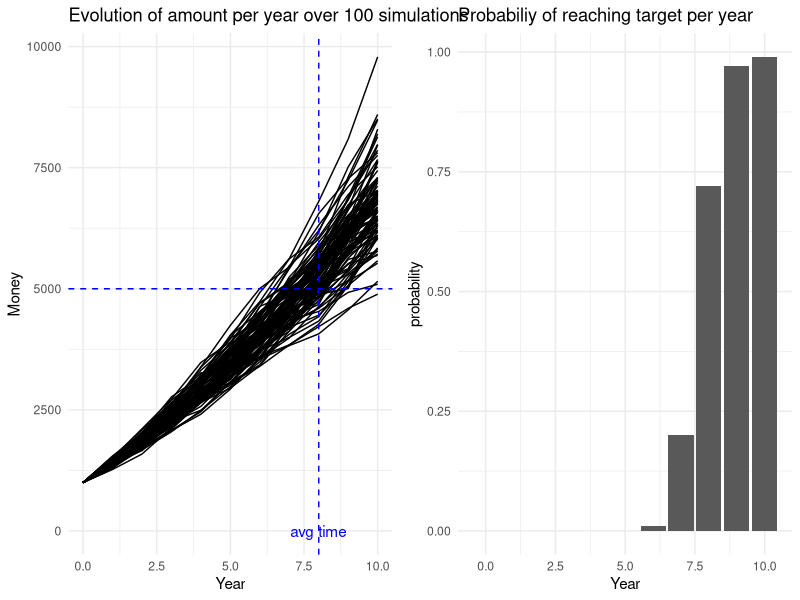

Reproduce this figure in R.
## ---- chunk 1
knitr::opts_chunk$set(echo = TRUE)
## ---- chunk 2
library(ggpubr)
library(ggplot2)
library(tidyverse)
    library(lubridate)
        stockwithsd = seq(0, 100, 5)
        avg = c(5.09,5.4,5.7,6,6.29,6.57,6.84,7.11,7.37,7.62,7.87,8.11,8.34,8.56,8.78,8.99,9.19,9.38,9.57,9.74,9.91)
        SD = c(4.03,3.99,4.11,4.37,4.74,5.21,5.74,6.32,6.94,7.59,8.25,8.94,9.64,10.35,11.07,11.8,12.54,13.28,14.03,14.79,15.55)
        step = 360
        value <- function(s, duration){
        end = c()
        end1=0
        end2=0
        end3=0
        end4=0
        end5=0
        end6=0
        end7=0
        end8=0
        end9=0
        end10=0
        plotsimu = ggplot()
        simulations <- data.frame(matrix(ncol = 100, nrow = 11))
        simulations[1,]=1000
        simulations$Year = seq(0,10,1)
        index = s/5
        for (j in 1:100){
          countend=0
        start = 1000
        line = c()
        for (i in 1:duration){
        start = start*((rnorm(n=1, m = avg[index], sd = SD[index])/100)+1)
        start = start + step
        line = append(line, start)
        if (start >= 5000 & countend==0){
          countend = countend +1
        end = append(end, i)
        if(i == 1){
          end1 = end1+1
        }
        if(i == 2){
          end2 = end2+1
        }
        if(i == 3){
          end3 = end3+1
        }
        if(i == 4){
          end4 = end4+1
        }
        if(i == 5){
          end5 = end5+1
        }
        if(i == 6){
          end6 = end6+1
        }
        if(i == 7){
          end7 = end7+1
        }
        if(i == 8){
          end8 = end8+1
        }
        if(i == 9){
          end9 = end9+1
        }
        if(i == 10){
          end10 = end10+1
        }
        }
        }
        simulations[2:11,j]=line
        }
        output = c(start, end)
        View(simulations)
    plotsimu=ggplot()+geom_line(data = simulations, mapping = aes(x=Year,y=X1))
 
    
    
     plotsimu = plotsimu +geom_line(data = simulations, mapping = aes(x=Year,y=X2))
     plotsimu = plotsimu +geom_line(data = simulations, mapping = aes(x=Year,y=X3))
     plotsimu = plotsimu +geom_line(data = simulations, mapping = aes(x=Year,y=X4))
     plotsimu = plotsimu +geom_line(data = simulations, mapping = aes(x=Year,y=X5))
     plotsimu = plotsimu +geom_line(data = simulations, mapping = aes(x=Year,y=X6))
     plotsimu = plotsimu +geom_line(data = simulations, mapping = aes(x=Year,y=X7))
     plotsimu = plotsimu +geom_line(data = simulations, mapping = aes(x=Year,y=X8))
     plotsimu = plotsimu +geom_line(data = simulations, mapping = aes(x=Year,y=X9))
     plotsimu = plotsimu +geom_line(data = simulations, mapping = aes(x=Year,y=X10))
     plotsimu = plotsimu +geom_line(data = simulations, mapping = aes(x=Year,y=X11))
     plotsimu = plotsimu +geom_line(data = simulations, mapping = aes(x=Year,y=X12))
     plotsimu = plotsimu +geom_line(data = simulations, mapping = aes(x=Year,y=X13))
     plotsimu = plotsimu +geom_line(data = simulations, mapping = aes(x=Year,y=X14))
     plotsimu = plotsimu +geom_line(data = simulations, mapping = aes(x=Year,y=X15))
     plotsimu = plotsimu +geom_line(data = simulations, mapping = aes(x=Year,y=X16))
     plotsimu = plotsimu +geom_line(data = simulations, mapping = aes(x=Year,y=X17))
     plotsimu = plotsimu +geom_line(data = simulations, mapping = aes(x=Year,y=X18))
     plotsimu = plotsimu +geom_line(data = simulations, mapping = aes(x=Year,y=X19))
     plotsimu = plotsimu +geom_line(data = simulations, mapping = aes(x=Year,y=X20))
     plotsimu = plotsimu +geom_line(data = simulations, mapping = aes(x=Year,y=X21))
     plotsimu = plotsimu +geom_line(data = simulations, mapping = aes(x=Year,y=X22))
     plotsimu = plotsimu +geom_line(data = simulations, mapping = aes(x=Year,y=X23))
     plotsimu = plotsimu +geom_line(data = simulations, mapping = aes(x=Year,y=X24))
     plotsimu = plotsimu +geom_line(data = simulations, mapping = aes(x=Year,y=X25))
     plotsimu = plotsimu +geom_line(data = simulations, mapping = aes(x=Year,y=X26))
     plotsimu = plotsimu +geom_line(data = simulations, mapping = aes(x=Year,y=X27))
     plotsimu = plotsimu +geom_line(data = simulations, mapping = aes(x=Year,y=X28))
     plotsimu = plotsimu +geom_line(data = simulations, mapping = aes(x=Year,y=X29))
     plotsimu = plotsimu +geom_line(data = simulations, mapping = aes(x=Year,y=X30))
     plotsimu = plotsimu +geom_line(data = simulations, mapping = aes(x=Year,y=X31))
     plotsimu = plotsimu +geom_line(data = simulations, mapping = aes(x=Year,y=X32))
     plotsimu = plotsimu +geom_line(data = simulations, mapping = aes(x=Year,y=X33))
     plotsimu = plotsimu +geom_line(data = simulations, mapping = aes(x=Year,y=X34))
     plotsimu = plotsimu +geom_line(data = simulations, mapping = aes(x=Year,y=X35))
     plotsimu = plotsimu +geom_line(data = simulations, mapping = aes(x=Year,y=X36))
     plotsimu = plotsimu +geom_line(data = simulations, mapping = aes(x=Year,y=X37))
     plotsimu = plotsimu +geom_line(data = simulations, mapping = aes(x=Year,y=X38))
     plotsimu = plotsimu +geom_line(data = simulations, mapping = aes(x=Year,y=X39))
     plotsimu = plotsimu +geom_line(data = simulations, mapping = aes(x=Year,y=X40))
     plotsimu = plotsimu +geom_line(data = simulations, mapping = aes(x=Year,y=X41))
     plotsimu = plotsimu +geom_line(data = simulations, mapping = aes(x=Year,y=X42))
     plotsimu = plotsimu +geom_line(data = simulations, mapping = aes(x=Year,y=X43))
     plotsimu = plotsimu +geom_line(data = simulations, mapping = aes(x=Year,y=X44))
     plotsimu = plotsimu +geom_line(data = simulations, mapping = aes(x=Year,y=X45))
     plotsimu = plotsimu +geom_line(data = simulations, mapping = aes(x=Year,y=X46))
     plotsimu = plotsimu +geom_line(data = simulations, mapping = aes(x=Year,y=X47))
     plotsimu = plotsimu +geom_line(data = simulations, mapping = aes(x=Year,y=X48))
     plotsimu = plotsimu +geom_line(data = simulations, mapping = aes(x=Year,y=X49))
     plotsimu = plotsimu +geom_line(data = simulations, mapping = aes(x=Year,y=X50))
     plotsimu = plotsimu +geom_line(data = simulations, mapping = aes(x=Year,y=X51))
     plotsimu = plotsimu +geom_line(data = simulations, mapping = aes(x=Year,y=X52))
     plotsimu = plotsimu +geom_line(data = simulations, mapping = aes(x=Year,y=X53))
     plotsimu = plotsimu +geom_line(data = simulations, mapping = aes(x=Year,y=X54))
     plotsimu = plotsimu +geom_line(data = simulations, mapping = aes(x=Year,y=X55))
     plotsimu = plotsimu +geom_line(data = simulations, mapping = aes(x=Year,y=X56))
     plotsimu = plotsimu +geom_line(data = simulations, mapping = aes(x=Year,y=X57))
     plotsimu = plotsimu +geom_line(data = simulations, mapping = aes(x=Year,y=X58))
     plotsimu = plotsimu +geom_line(data = simulations, mapping = aes(x=Year,y=X59))
     plotsimu = plotsimu +geom_line(data = simulations, mapping = aes(x=Year,y=X60))
     plotsimu = plotsimu +geom_line(data = simulations, mapping = aes(x=Year,y=X61))
     plotsimu = plotsimu +geom_line(data = simulations, mapping = aes(x=Year,y=X62))
     plotsimu = plotsimu +geom_line(data = simulations, mapping = aes(x=Year,y=X63))
     plotsimu = plotsimu +geom_line(data = simulations, mapping = aes(x=Year,y=X64))
     plotsimu = plotsimu +geom_line(data = simulations, mapping = aes(x=Year,y=X65))
     plotsimu = plotsimu +geom_line(data = simulations, mapping = aes(x=Year,y=X66))
     plotsimu = plotsimu +geom_line(data = simulations, mapping = aes(x=Year,y=X67))
     plotsimu = plotsimu +geom_line(data = simulations, mapping = aes(x=Year,y=X68))
     plotsimu = plotsimu +geom_line(data = simulations, mapping = aes(x=Year,y=X69))
     plotsimu = plotsimu +geom_line(data = simulations, mapping = aes(x=Year,y=X70))
     plotsimu = plotsimu +geom_line(data = simulations, mapping = aes(x=Year,y=X71))
     plotsimu = plotsimu +geom_line(data = simulations, mapping = aes(x=Year,y=X72))
     plotsimu = plotsimu +geom_line(data = simulations, mapping = aes(x=Year,y=X73))
     plotsimu = plotsimu +geom_line(data = simulations, mapping = aes(x=Year,y=X74))
     plotsimu = plotsimu +geom_line(data = simulations, mapping = aes(x=Year,y=X75))
     plotsimu = plotsimu +geom_line(data = simulations, mapping = aes(x=Year,y=X76))
     plotsimu = plotsimu +geom_line(data = simulations, mapping = aes(x=Year,y=X77))
     plotsimu = plotsimu +geom_line(data = simulations, mapping = aes(x=Year,y=X78))
     plotsimu = plotsimu +geom_line(data = simulations, mapping = aes(x=Year,y=X79))
     plotsimu = plotsimu +geom_line(data = simulations, mapping = aes(x=Year,y=X80))
     plotsimu = plotsimu +geom_line(data = simulations, mapping = aes(x=Year,y=X81))
     plotsimu = plotsimu +geom_line(data = simulations, mapping = aes(x=Year,y=X82))
     plotsimu = plotsimu +geom_line(data = simulations, mapping = aes(x=Year,y=X83))
     plotsimu = plotsimu +geom_line(data = simulations, mapping = aes(x=Year,y=X84))
     plotsimu = plotsimu +geom_line(data = simulations, mapping = aes(x=Year,y=X85))
     plotsimu = plotsimu +geom_line(data = simulations, mapping = aes(x=Year,y=X86))
     plotsimu = plotsimu +geom_line(data = simulations, mapping = aes(x=Year,y=X87))
     plotsimu = plotsimu +geom_line(data = simulations, mapping = aes(x=Year,y=X88))
     plotsimu = plotsimu +geom_line(data = simulations, mapping = aes(x=Year,y=X89))
     plotsimu = plotsimu +geom_line(data = simulations, mapping = aes(x=Year,y=X90))
     plotsimu = plotsimu +geom_line(data = simulations, mapping = aes(x=Year,y=X91))
     plotsimu = plotsimu +geom_line(data = simulations, mapping = aes(x=Year,y=X92))
     plotsimu = plotsimu +geom_line(data = simulations, mapping = aes(x=Year,y=X93))
     plotsimu = plotsimu +geom_line(data = simulations, mapping = aes(x=Year,y=X94))
     plotsimu = plotsimu +geom_line(data = simulations, mapping = aes(x=Year,y=X95))
     plotsimu = plotsimu +geom_line(data = simulations, mapping = aes(x=Year,y=X96))
     plotsimu = plotsimu +geom_line(data = simulations, mapping = aes(x=Year,y=X97))
     plotsimu = plotsimu +geom_line(data = simulations, mapping = aes(x=Year,y=X98))
     plotsimu = plotsimu +geom_line(data = simulations, mapping = aes(x=Year,y=X99))
     plotsimu = plotsimu +geom_line(data = simulations, mapping = aes(x=Year,y=X100))
     plotsimu = plotsimu + theme_minimal()+labs(x="Year",y="Money",
               title="Evolution of amount per year over 100 simulations")
avgtime=Reduce("+", end)/100
plotsimu = plotsimu + geom_vline(xintercept=avgtime, linetype='dashed',col='blue')+geom_hline(yintercept = 5000,linetype='dashed',col='blue')+geom_text(aes(x=avgtime, label="avg time", y=0), colour="blue")
        proba <- data.frame(matrix(ncol = 11,nrow = 1))
        proba[1]=0
        proba[2]=end1
        proba[3]=end1+end2
        proba[4]=end1+end2+end3
        proba[5]=end1+end2+end3+end4
        proba[6]=end1+end2+end3+end4+end5
        proba[7]=end1+end2+end3+end4+end5+end6
        proba[8]=end1+end2+end3+end4+end5+end6+end7
        proba[9]=end1+end2+end3+end4+end5+end6+end7+end8
        proba[10]=end1+end2+end3+end4+end5+end6+end7+end8+end9
        proba[11]=end1+end2+end3+end4+end5+end6+end7+end8+end9+end10
        proba=proba/100
        proba=rbind(proba, seq(0,10,1))
        proba=t(proba)
        proba<-as.data.frame(proba)
        plotproba=ggplot(proba, aes(x = V2, y=V1))+ geom_col()+labs(x="Year",y="probability",
               title="Probabiliy of reaching target per year") + theme_minimal()
        
        ggarrange(plotsimu,plotproba)
        }
      value(30, 10)
